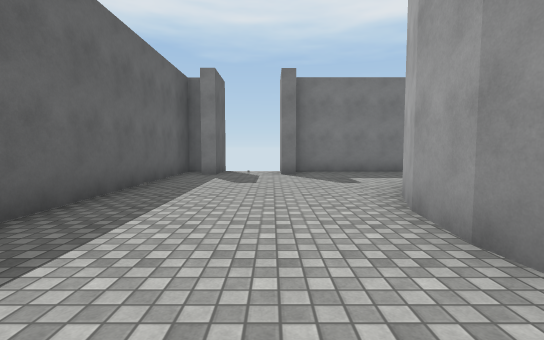
View 1 (above)

16 first-person views from a walk through a 3-D level made in the Unity game engine. The camera is 1.3 m above the floor, tilts 4° down and sees 85° across. The floor is counted in squares, 2 m on a side. Each view is taken from the middle of a square. On the plan, view 1 faces up. The plan holds only what a view shows up to about 9 squares ahead; the rest is blank. The place goes on beyond the plan. Surface patterns are stand-ins for the level's own textures.

View 2
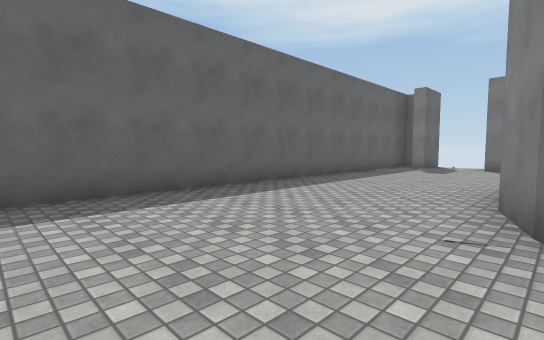

View 3
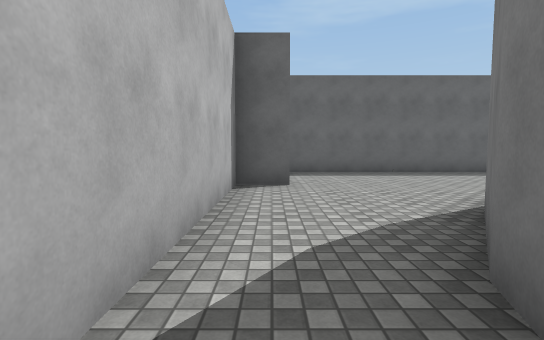

View 4
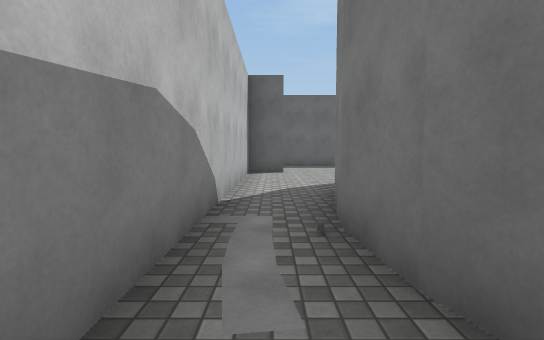

View 5
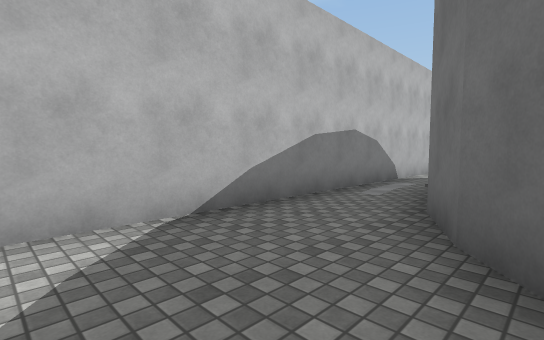

View 6
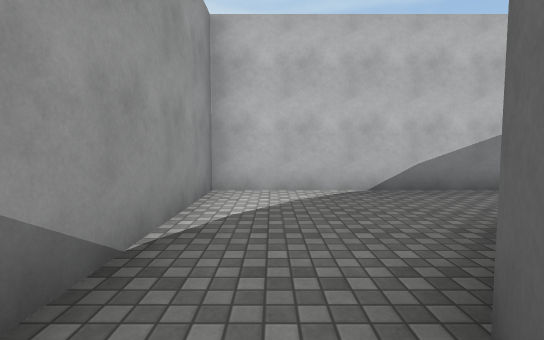

View 7
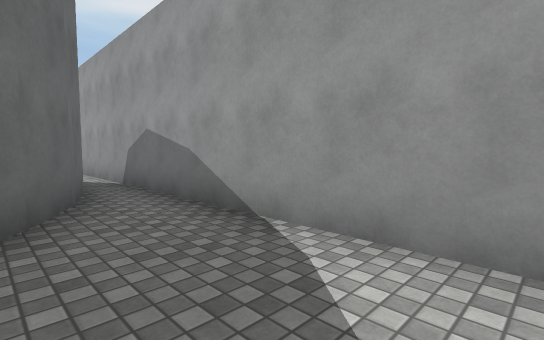

View 8
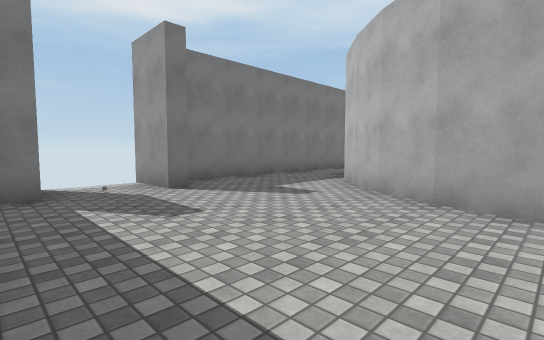

View 9
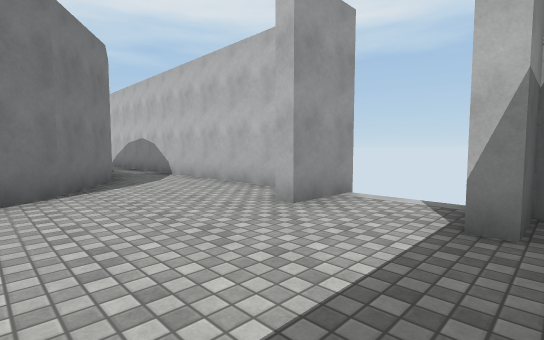

View 10
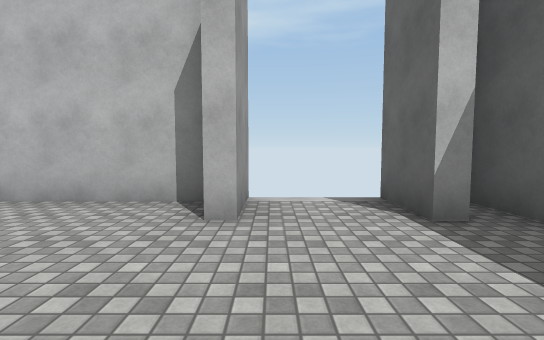

View 11
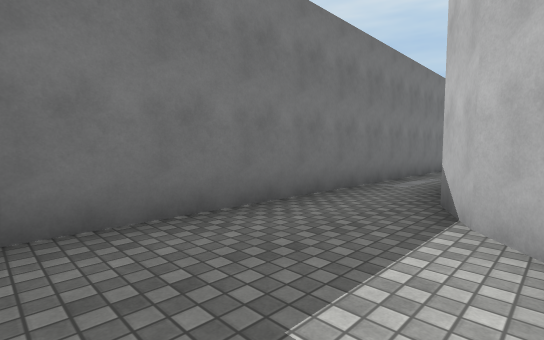

View 12
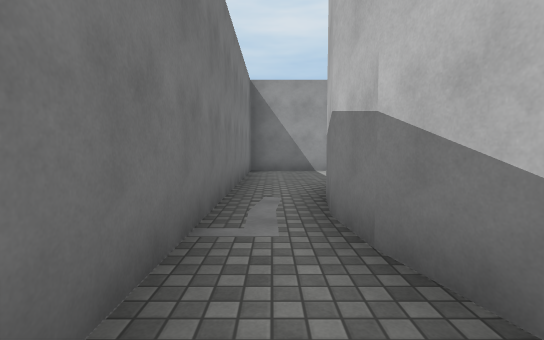

View 13
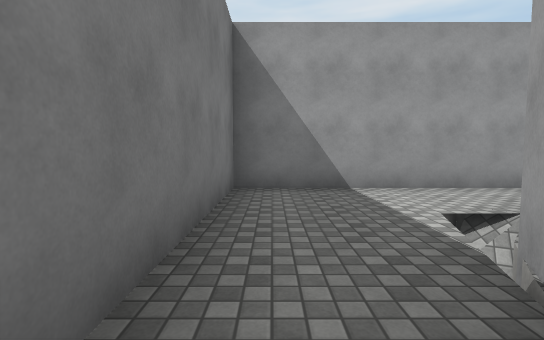

View 14
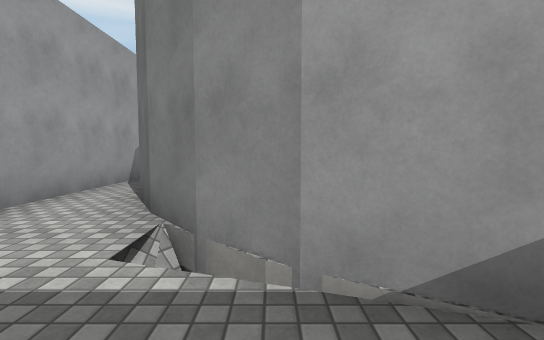

View 15
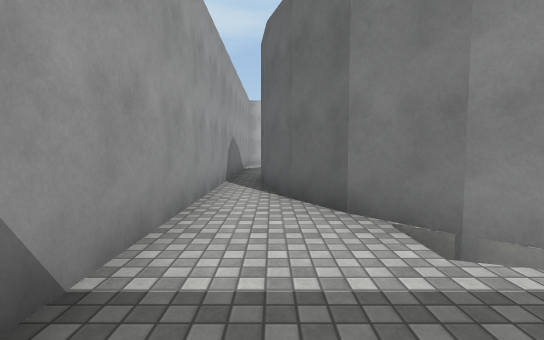

View 16
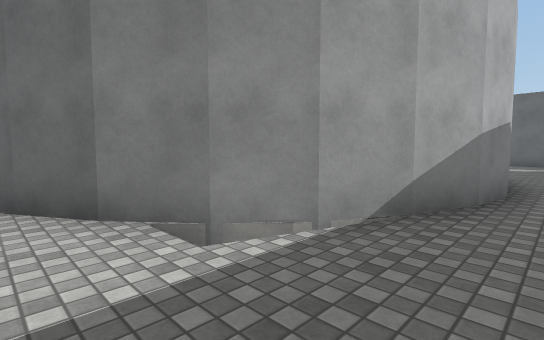

### Floor plan
Points are (right, up) in squares from view 1. A wall is a line through its corners. A room is listed if a view was taken in it or the views show most of it. See-through windows are left out.
Room 1 (views 1, 2, 8, 9, 10, 11, 12)
walls: (1.4, 1.4) (1.4, 2) (1.5, 3.2); (1.5, 3) (1.9, 4.2); (1.8, 4) (2.4, 5.1); (1.9, -0.3) (1.5, 0.9); (2.3, 5) (3, 5.8) (3.8, 6.5) (4.8, 7); (3, -1.9) (2.4, -1.2); (0.6, -3.6) (0.6, -4.7) (4.5, -4.7); (0.6, 7.6) (0.3, 7.6) (0.3, 9.1); (4.6, -3) (2.9, -1.7); (-2, 8.6) (-2.4, 8.6) (-2.4, -4.6); (-1.8, -4.8) (-1.8, -3.7) (-1.5, -3.7) (-1.5, -5); (0.3, -5.1) (0.3, -3.6); (-1.5, 9) (-1.5, 7.6) (-1.9, 7.6); (4.5, 8.6) (0.6, 8.6)
ways out: opening at (5, -4) to room 2; opening at (4, 8) to room 3
Room 2 (views 3, 4, 5, 6, 7)
walls: (9.8, -2.5) (8.7, -3); (10.3, -2) (9.7, -2.5); (8.2, -3.2) (7.6, -3.3); (7.7, -3.3) (6.6, -3.4) (5.6, -3.3); (11.8, 0) (11.2, -1); (5.7, -3.3) (4.5, -2.9); (12.1, 1) (11.7, -0.2); (4.5, -4.7) (12.9, -4.7) (12.9, 2)
ways out: opening at (5, -4) to room 1
Room 3 (views 13, 14, 15, 16)
walls: (9.8, 6.5) (11, 5.4); (8.9, 6.9) (9.9, 6.4); (10.5, 5.9) (11.2, 5); (7.8, 7.3) (9, 6.9); (11.2, 5.1) (11.8, 4); (6.8, 7.4) (7.9, 7.3); (11.7, 4.2) (12.1, 3); (5.8, 7.3) (6.9, 7.4); (4.9, 7.1) (6, 7.4); (12.9, 2) (12.9, 8.6) (4.5, 8.6)
ways out: opening at (4, 8) to room 1

Positions as (right, up) in squares from view 1, and headings:
1: (0, 0), facing up
2: (2, -3), facing up-left
3: (6, -4), facing left
4: (9, -4), facing left
5: (12, -2), facing down-left
6: (12, 0), facing down
7: (11, -4), facing up-right
8: (-2, 3), facing up-right
9: (-2, -1), facing down-right
10: (0, -1), facing down
11: (1, 6), facing up-right
12: (4, 8), facing right
13: (8, 8), facing right
14: (10, 8), facing down
15: (12, 8), facing down
16: (12, 8), facing down-left
